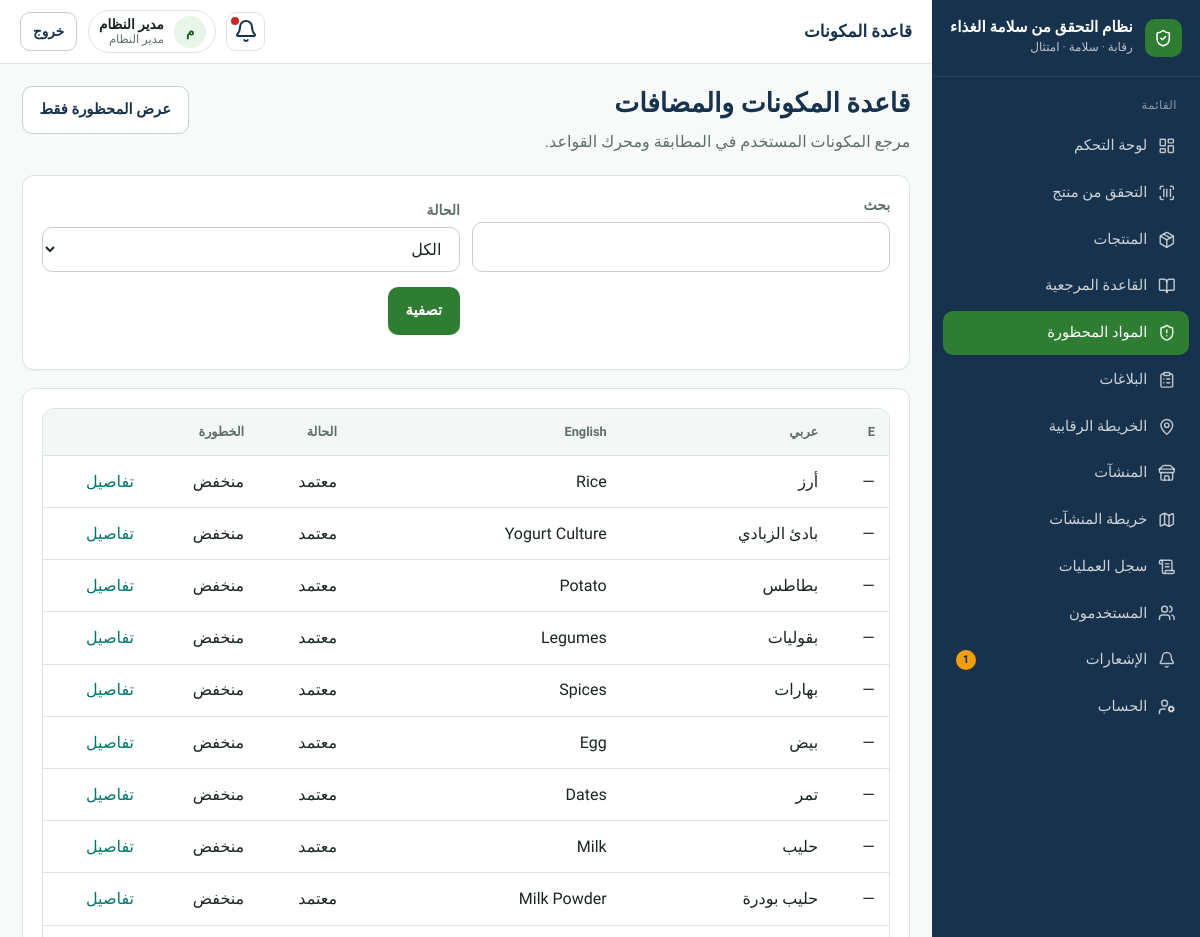
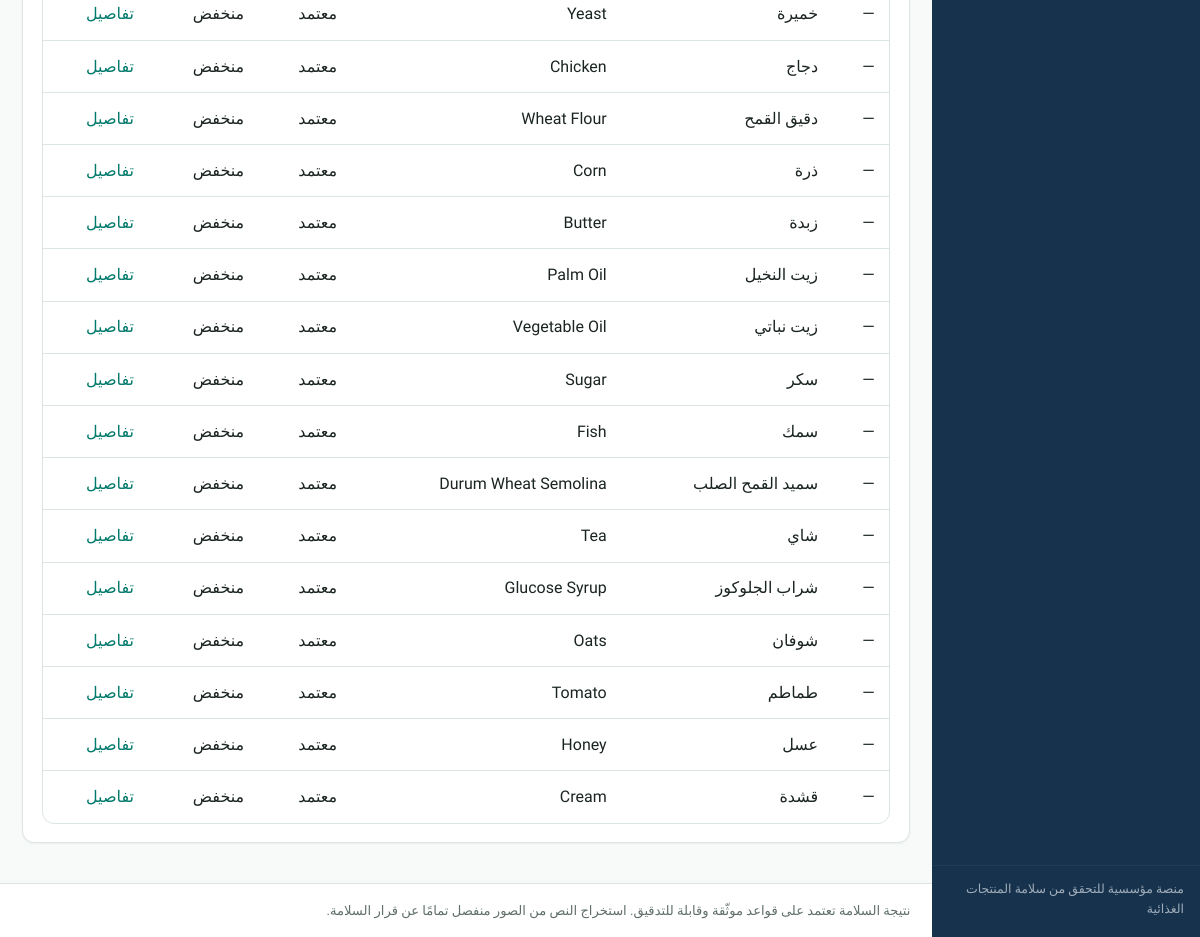
Page /ingredients/ (signed in) on the committed database (2 pictures, top to bottom).
### apps/accounts/models.py (models this page shows, shortened)
class User(AbstractUser):
    id = models.UUIDField(primary_key=True, default=uuid.uuid4, editable=False)
    full_name = models.CharField("الاسم الكامل", max_length=150, blank=True)
    phone = models.CharField("الهاتف", max_length=20, blank=True, null=True, unique=True)
    role = models.CharField(
        max_length=32,
        choices=Role.choices,
        default=Role.USER,
        db_index=True,
    )
    preferred_language = models.CharField(
        max_length=2,
        choices=[("ar", "العربية"), ("en", "English")],
        default="ar",
    )
    is_active = models.BooleanField(default=True)
    class Meta:
        verbose_name = "مستخدم"
        verbose_name_plural = "المستخدمون"
        ordering = ["-date_joined"]
    @property
    def can_manage_ingredients(self):
        return self.role in {Role.ADMIN, Role.INSPECTOR}

### apps/ingredients/models.py (models this page shows, shortened)
class Ingredient(models.Model):
    class RiskLevel(models.TextChoices):
        LOW = "LOW", "منخفض"
        MEDIUM = "MEDIUM", "متوسط"
        HIGH = "HIGH", "مرتفع"
    class SafetyStatus(models.TextChoices):
        APPROVED = "APPROVED", "معتمد"
        RESTRICTED = "RESTRICTED", "مقيد"
        PROHIBITED = "PROHIBITED", "محظور"
        UNDER_REVIEW = "UNDER_REVIEW", "قيد المراجعة"
        INACTIVE = "INACTIVE", "غير نشط"
    class DataOrigin(models.TextChoices):
        LOCAL = "LOCAL", "بيانات محلية"
        REFERENCE = "REFERENCE", "مرتبط بمرجع معياري"
    id = models.UUIDField(primary_key=True, default=uuid.uuid4, editable=False)
    name_ar = models.CharField("اسم المادة", max_length=200, db_index=True)
    name_en = models.CharField("الاسم بالإنجليزية", max_length=200, db_index=True)
    scientific_name = models.CharField(max_length=200, blank=True)
    e_number = models.CharField("رقم E / INS", max_length=20, blank=True, null=True, db_index=True)
    cas_number = models.CharField("CAS Number", max_length=40, blank=True, null=True, db_index=True)
    category = models.CharField("نوع المادة", max_length=100, blank=True)
    risk_level = models.CharField(max_length=10, choices=RiskLevel.choices, default=RiskLevel.HIGH)
    safety_status = models.CharField(
        "حالة المادة",
        max_length=20,
        choices=SafetyStatus.choices,
        default=SafetyStatus.PROHIBITED,
    )
    description = models.TextField(blank=True)
    reason = models.TextField("سبب الحظر", blank=True)
    notes = models.TextField("ملاحظات", blank=True)
    regulatory_status = models.CharField(max_length=200, blank=True)
    source = models.CharField("مصدر / مرجع الحظر", max_length=255, blank=True)
    reference_url = models.URLField(blank=True)
    image = models.ImageField("صورة المادة", upload_to="ingredients/", blank=True, null=True)
    data_origin = models.CharField(
        max_length=20,
        choices=DataOrigin.choices,
        default=DataOrigin.LOCAL,
        db_index=True,
    )
    reference_additive = models.ForeignKey(
        "reference.ReferenceAdditive",
        on_delete=models.SET_NULL,
        null=True,
        blank=True,
        related_name="local_ingredients",
    )
    last_updated = models.DateField(null=True, blank=True)
    created_by = models.ForeignKey(
        "accounts.User",
        on_delete=models.SET_NULL,
        null=True,
        blank=True,
        related_name="ingredients_created",
    )
    updated_by = models.ForeignKey(
        "accounts.User",
        on_delete=models.SET_NULL,
        null=True,
        blank=True,
        related_name="ingredients_updated",
    )
    created_at = models.DateTimeField(auto_now_add=True)
    updated_at = models.DateTimeField(auto_now=True)
    class Meta:
        ordering = ["e_number", "name_en"]

### apps/ingredients/views.py (the view, shortened to what this page needs)
# urls.py: path("", views.ingredient_list, name="list"),
@login_required
def ingredient_list(request):
    q = request.GET.get("q", "").strip()
    status = request.GET.get("status", "").strip()
    qs = Ingredient.objects.select_related("reference_additive").all()
    if status:
        qs = qs.filter(safety_status=status)
    page = Paginator(qs.order_by("e_number", "name_ar"), 25).get_page(request.GET.get("page"))
    return render(
        request,
        "ingredients/list.html",
        {
            "page_obj": page,
            "q": q,
            "status": status,
            "status_choices": Ingredient.SafetyStatus.choices,
            "page_heading": "قاعدة المكونات والمضافات",
            "can_manage": _can_manage(request.user),
        },
    )

### apps/core/context_processors.py (called while the page is built)
def _item(label, url_name, icon, match_prefixes=None):
    return {
        "label": label,
        "url_name": url_name,
        "icon": icon,
        "match_prefixes": match_prefixes or [],
    }

### apps/ingredients/views.py (called while the page is built)
def _can_manage(user) -> bool:
    return user.is_authenticated and user.can_manage_ingredients

### templates/ingredients/list.html (shortened to what this page needs)
{% extends "base.html" %}
{% block topbar_title %}قاعدة المكونات{% endblock %}
{% block content %}
<div class="page-header">
  <div>
    <h1>{{ page_heading|default:"قاعدة المكونات والمضافات" }}</h1>
    <p class="lead">مرجع المكونات المستخدم في المطابقة ومحرك القواعد.</p>
  </div>
  <a class="btn btn-secondary" href="{% url 'ingredients:banned' %}">عرض المحظورة فقط</a>
</div>
<section class="card panel">
  <form method="get" class="filters">
    <div><label>بحث</label><input type="search" name="q" value="{{ q }}"></div>
    <div>
      <label>الحالة</label>
      <select name="status">
        <option value="">الكل</option>
      </select>
    </div>
    <div><button class="btn btn-primary" type="submit">تصفية</button></div>
  </form>
</section>
<section class="card">
  <div class="table-wrap">
    <table class="table">
      <thead><tr><th>E</th><th>عربي</th><th>English</th><th>الحالة</th><th>الخطورة</th><th></th></tr></thead>
      <tbody>
        {% for i in page_obj %}
        <tr>
          <td>{{ i.e_number|default:"—" }}</td>
          <td>{{ i.name_ar }}</td>
          <td>{{ i.name_en }}</td>
          <td>{{ i.get_safety_status_display }}</td>
          <td>{{ i.get_risk_level_display }}</td>
          <td><a href="{% url 'ingredients:detail' i.id %}">تفاصيل</a></td>
        </tr>
        {% empty %}
        <tr><td colspan="6"><div class="empty-state"><h3>لا نتائج</h3></div></td></tr>
        {% endfor %}
      </tbody>
    </table>
  </div>
</section>
{% endblock %}

### templates/base.html (shortened to what this page needs)
{% load static %}
<!DOCTYPE html>
<html lang="ar" dir="rtl">
<head>
  <link rel="stylesheet" href="{% static 'css/design-system.css' %}">
</head>
<body class="{% block body_class %}{% endblock %}">
{% if use_app_shell %}
  <div class="app-shell">
    <aside class="sidebar" id="sidebar">
      <a class="sidebar-brand" href="{% url 'core:home' %}">
        <span class="brand-mark" aria-hidden="true"><i data-lucide="shield-check"></i></span>
        <span class="brand-text">
          <strong>{{ app_name_ar }}</strong>
          <span>رقابة · سلامة · امتثال</span>
        </span>
      </a>
      <nav class="sidebar-nav" aria-label="القائمة الرئيسية">
        <div class="nav-section">
          <div class="nav-section-title">القائمة</div>
          {% for item in nav_items %}
            <a class="nav-link {% if item.active %}active{% endif %}" href="{{ item.url }}">
              <i data-lucide="{{ item.icon }}"></i>
              <span>{{ item.label }}</span>
              {% if item.url_name == 'notifications:list' and unread_notifications %}
                <span class="nav-badge">{{ unread_notifications }}</span>
              {% endif %}
            </a>
          {% endfor %}
        </div>
      </nav>
      <div class="sidebar-footer">منصة مؤسسية للتحقق من سلامة المنتجات الغذائية</div>
    </aside>
    <div class="main-wrap">
      <header class="topbar">
        <div class="topbar-left">
          <div class="page-title-top">{% block topbar_title %}{{ app_name_ar }}{% endblock %}</div>
        </div>
        <div class="topbar-right">
          <a class="icon-btn" href="{% url 'notifications:list' %}" title="الإشعارات" aria-label="الإشعارات">
            <i data-lucide="bell"></i>
            {% if unread_notifications %}<span class="dot"></span>{% endif %}
          </a>
          <div class="user-chip">
            <span class="user-avatar">{{ user.full_name|default:user.username|make_list|first|upper }}</span>
            <span class="user-meta">
              <strong>{{ user.full_name|default:user.username }}</strong>
              <span>{{ user.get_role_display }}</span>
            </span>
          </div>
          <form method="post" action="{% url 'accounts:logout' %}">
            <button class="btn btn-secondary btn-sm" type="submit">خروج</button>
          </form>
        </div>
      </header>
{% endif %}
      <main class="content"{% if not use_app_shell %} style="max-width:1100px;margin:0 auto"{% endif %}>
        {% block content %}{% endblock %}
      </main>
{% if use_app_shell %}
      <footer class="app-footer">
        نتيجة السلامة تعتمد على قواعد موثّقة وقابلة للتدقيق. استخراج النص من الصور منفصل تمامًا عن قرار السلامة.
      </footer>
    </div>
  </div>
{% else %}
  </div>
{% endif %}
</body>
</html>

### rows in the picture
User: full_name|make_list "م", full_name "مدير النظام", role "مدير النظام"
Ingredient: e_number "—", name_ar "أرز", name_en "Rice", safety_status "معتمد", risk_level "منخفض"
Ingredient: e_number "—", name_ar "بادئ الزبادي", name_en "Yogurt Culture", safety_status "معتمد", risk_level "منخفض"
Ingredient: e_number "—", name_ar "بطاطس", name_en "Potato", safety_status "معتمد", risk_level "منخفض"
Ingredient: e_number "—", name_ar "بقوليات", name_en "Legumes", safety_status "معتمد", risk_level "منخفض"
Ingredient: e_number "—", name_ar "بهارات", name_en "Spices", safety_status "معتمد", risk_level "منخفض"
Ingredient: e_number "—", name_ar "بيض", name_en "Egg", safety_status "معتمد", risk_level "منخفض"
Ingredient: e_number "—", name_ar "تمر", name_en "Dates", safety_status "معتمد", risk_level "منخفض"
Ingredient: e_number "—", name_ar "حليب", name_en "Milk", safety_status "معتمد", risk_level "منخفض"
Ingredient: e_number "—", name_ar "حليب بودرة", name_en "Milk Powder", safety_status "معتمد", risk_level "منخفض"
Ingredient: e_number "—", name_ar "خميرة", name_en "Yeast", safety_status "معتمد", risk_level "منخفض"
Ingredient: e_number "—", name_ar "دجاج", name_en "Chicken", safety_status "معتمد", risk_level "منخفض"
Ingredient: e_number "—", name_ar "دقيق القمح", name_en "Wheat Flour", safety_status "معتمد", risk_level "منخفض"
Ingredient: e_number "—", name_ar "ذرة", name_en "Corn", safety_status "معتمد", risk_level "منخفض"
Ingredient: e_number "—", name_ar "زبدة", name_en "Butter", safety_status "معتمد", risk_level "منخفض"
Ingredient: e_number "—", name_ar "زيت النخيل", name_en "Palm Oil", safety_status "معتمد", risk_level "منخفض"
Ingredient: e_number "—", name_ar "زيت نباتي", name_en "Vegetable Oil", safety_status "معتمد", risk_level "منخفض"
Ingredient: e_number "—", name_ar "سكر", name_en "Sugar", safety_status "معتمد", risk_level "منخفض"
Ingredient: e_number "—", name_ar "سمك", name_en "Fish", safety_status "معتمد", risk_level "منخفض"
Ingredient: e_number "—", name_ar "سميد القمح الصلب", name_en "Durum Wheat Semolina", safety_status "معتمد", risk_level "منخفض"
Ingredient: e_number "—", name_ar "شاي", name_en "Tea", safety_status "معتمد", risk_level "منخفض"
Ingredient: e_number "—", name_ar "شراب الجلوكوز", name_en "Glucose Syrup", safety_status "معتمد", risk_level "منخفض"
Ingredient: e_number "—", name_ar "شوفان", name_en "Oats", safety_status "معتمد", risk_level "منخفض"
Ingredient: e_number "—", name_ar "طماطم", name_en "Tomato", safety_status "معتمد", risk_level "منخفض"
Ingredient: e_number "—", name_ar "عسل", name_en "Honey", safety_status "معتمد", risk_level "منخفض"
Ingredient: e_number "—", name_ar "قشدة", name_en "Cream", safety_status "معتمد", risk_level "منخفض"

### other values in the picture
{{ app_name_ar }} "نظام التحقق من سلامة الغذاء"
{{ item.label }} "لوحة التحكم" "التحقق من منتج" "المنتجات" "القاعدة المرجعية" "المواد المحظورة" "البلاغات" "الخريطة الرقابية" "المنشآت" "خريطة المنشآت" "سجل العمليات" "المستخدمون" "الإشعارات" "الحساب"
{{ unread_notifications }} "1"
{{ page_heading|default:"قاعدة المكونات والمضافات" }} "قاعدة المكونات والمضافات"
